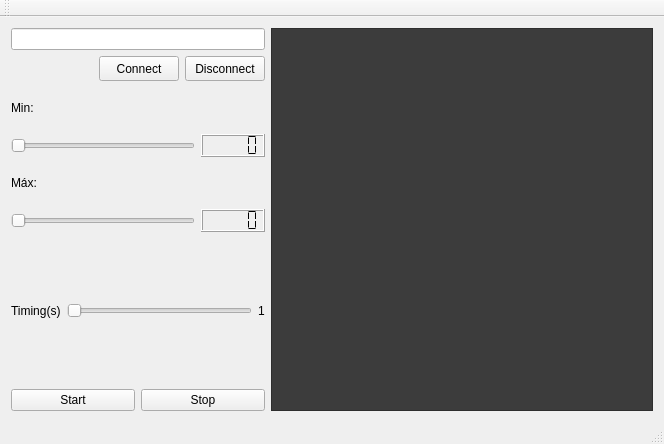
<?xml version="1.0" encoding="UTF-8"?>
<ui version="4.0">
 <class>MainWindow</class>
 <widget class="QMainWindow" name="MainWindow">
  <property name="geometry">
   <rect>
    <x>0</x>
    <y>0</y>
    <width>664</width>
    <height>444</height>
   </rect>
  </property>
  <property name="windowTitle">
   <string>MainWindow</string>
  </property>
  <widget class="QWidget" name="centralWidget">
   <layout class="QGridLayout" name="gridLayout_3">
    <item row="0" column="0">
     <layout class="QGridLayout" name="gridLayout" columnstretch="40,60" columnminimumwidth="0,0">
      <item row="0" column="0">
       <widget class="QLineEdit" name="lineEditIp">
        <property name="text">
         <string/>
        </property>
       </widget>
      </item>
      <item row="1" column="0">
       <layout class="QHBoxLayout" name="horizontalLayout_6">
        <item>
         <spacer name="horizontalSpacer">
          <property name="orientation">
           <enum>Qt::Horizontal</enum>
          </property>
          <property name="sizeHint" stdset="0">
           <size>
            <width>40</width>
            <height>20</height>
           </size>
          </property>
         </spacer>
        </item>
        <item>
         <widget class="QPushButton" name="pushButtonConnect">
          <property name="maximumSize">
           <size>
            <width>123</width>
            <height>25</height>
           </size>
          </property>
          <property name="text">
           <string>Connect</string>
          </property>
         </widget>
        </item>
        <item>
         <widget class="QPushButton" name="pushButtonDisconnect">
          <property name="maximumSize">
           <size>
            <width>122</width>
            <height>25</height>
           </size>
          </property>
          <property name="text">
           <string>Disconnect</string>
          </property>
         </widget>
        </item>
       </layout>
      </item>
      <item row="2" column="0">
       <layout class="QGridLayout" name="gridLayout_2">
        <item row="0" column="0">
         <layout class="QVBoxLayout" name="verticalLayout_2">
          <item>
           <widget class="QLabel" name="label">
            <property name="text">
             <string>Min:</string>
            </property>
           </widget>
          </item>
          <item>
           <layout class="QHBoxLayout" name="horizontalLayout">
            <item>
             <widget class="QSlider" name="horizontalSliderMin">
              <property name="orientation">
               <enum>Qt::Horizontal</enum>
              </property>
             </widget>
            </item>
            <item>
             <widget class="QLCDNumber" name="lcdNumber_2">
              <property name="maximumSize">
               <size>
                <width>64</width>
                <height>23</height>
               </size>
              </property>
              <property name="segmentStyle">
               <enum>QLCDNumber::Flat</enum>
              </property>
             </widget>
            </item>
           </layout>
          </item>
         </layout>
        </item>
        <item row="1" column="0">
         <layout class="QVBoxLayout" name="verticalLayout">
          <item>
           <widget class="QLabel" name="label_2">
            <property name="text">
             <string>Máx:</string>
            </property>
           </widget>
          </item>
          <item>
           <layout class="QHBoxLayout" name="horizontalLayout_2">
            <item>
             <widget class="QSlider" name="horizontalSliderMax">
              <property name="orientation">
               <enum>Qt::Horizontal</enum>
              </property>
             </widget>
            </item>
            <item>
             <widget class="QLCDNumber" name="lcdNumber">
              <property name="maximumSize">
               <size>
                <width>64</width>
                <height>23</height>
               </size>
              </property>
              <property name="segmentStyle">
               <enum>QLCDNumber::Flat</enum>
              </property>
             </widget>
            </item>
           </layout>
          </item>
         </layout>
        </item>
       </layout>
      </item>
      <item row="3" column="0">
       <layout class="QHBoxLayout" name="horizontalLayout_4" stretch="0">
        <item>
         <layout class="QHBoxLayout" name="horizontalLayout_3">
          <item>
           <widget class="QLabel" name="label_3">
            <property name="text">
             <string>Timing(s)</string>
            </property>
           </widget>
          </item>
          <item>
           <widget class="QSlider" name="horizontalSliderTiming">
            <property name="maximum">
             <number>1000</number>
            </property>
            <property name="orientation">
             <enum>Qt::Horizontal</enum>
            </property>
           </widget>
          </item>
          <item>
           <widget class="QLabel" name="label_4">
            <property name="text">
             <string>1</string>
            </property>
           </widget>
          </item>
         </layout>
        </item>
       </layout>
      </item>
      <item row="4" column="0">
       <layout class="QHBoxLayout" name="horizontalLayout_5">
        <item>
         <widget class="QPushButton" name="pushButtonStart">
          <property name="text">
           <string>Start</string>
          </property>
         </widget>
        </item>
        <item>
         <widget class="QPushButton" name="pushButtonStop">
          <property name="text">
           <string>Stop</string>
          </property>
         </widget>
        </item>
       </layout>
      </item>
      <item row="0" column="1" rowspan="5">
       <widget class="QTextBrowser" name="textBrowser">
        <property name="toolTip">
         <string/>
        </property>
        <property name="styleSheet">
         <string notr="true">background-color: rgb(60, 60, 60);</string>
        </property>
        <property name="tabChangesFocus">
         <bool>false</bool>
        </property>
       </widget>
      </item>
     </layout>
    </item>
   </layout>
  </widget>
  <widget class="QMenuBar" name="menuBar">
   <property name="geometry">
    <rect>
     <x>0</x>
     <y>0</y>
     <width>664</width>
     <height>22</height>
    </rect>
   </property>
  </widget>
  <widget class="QToolBar" name="mainToolBar">
   <attribute name="toolBarArea">
    <enum>TopToolBarArea</enum>
   </attribute>
   <attribute name="toolBarBreak">
    <bool>false</bool>
   </attribute>
  </widget>
  <widget class="QStatusBar" name="statusBar"/>
 </widget>
 <layoutdefault spacing="6" margin="11"/>
 <resources/>
 <connections>
  <connection>
   <sender>horizontalSliderMin</sender>
   <signal>valueChanged(int)</signal>
   <receiver>lcdNumber_2</receiver>
   <slot>display(int)</slot>
   <hints>
    <hint type="sourcelabel">
     <x>167</x>
     <y>170</y>
    </hint>
    <hint type="destinationlabel">
     <x>228</x>
     <y>180</y>
    </hint>
   </hints>
  </connection>
  <connection>
   <sender>horizontalSliderMax</sender>
   <signal>valueChanged(int)</signal>
   <receiver>lcdNumber</receiver>
   <slot>display(int)</slot>
   <hints>
    <hint type="sourcelabel">
     <x>104</x>
     <y>244</y>
    </hint>
    <hint type="destinationlabel">
     <x>247</x>
     <y>254</y>
    </hint>
   </hints>
  </connection>
 </connections>
 <slots>
  <slot>setValorMin(int)</slot>
  <slot>setValorMax(int)</slot>
  <slot>getDados()</slot>
 </slots>
</ui>
